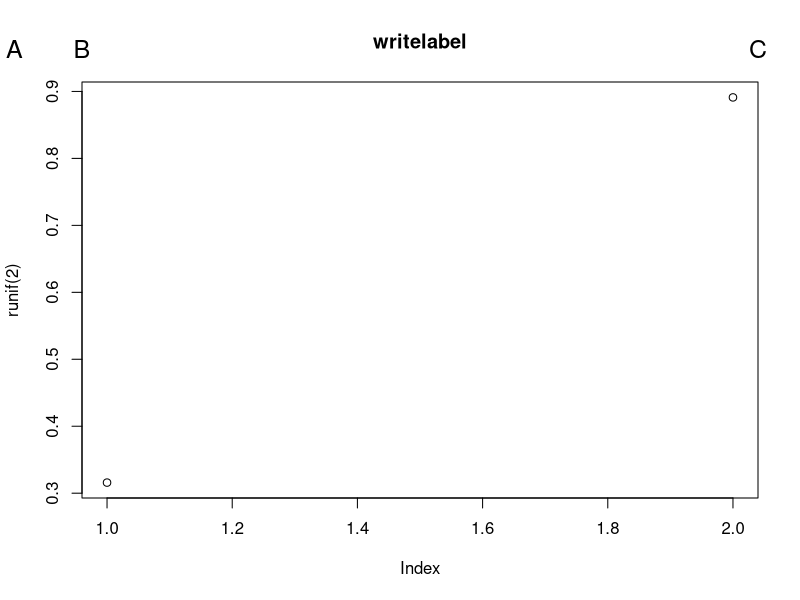

Here is the R script that generated this plot:
# r2py crawler metadata
# package: shape
# source_type: rd_example
# topic: writelabel.Rd
# source_file: C:\Users\bened\AppData\Local\R\win-library\4.5\shape\help
# lines: 5

suppressPackageStartupMessages(library(shape))
plot(runif(2), main = "writelabel")
writelabel("A")
writelabel("B", at = 0)
writelabel("C", at = 1)
